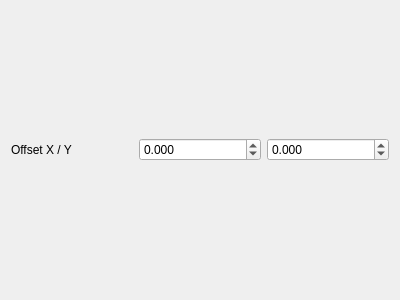
<?xml version="1.0" encoding="UTF-8"?>
<ui version="4.0">
 <class>Form</class>
 <widget class="QWidget" name="Form">
  <property name="geometry">
   <rect>
    <x>0</x>
    <y>0</y>
    <width>400</width>
    <height>300</height>
   </rect>
  </property>
  <property name="windowTitle">
   <string>Form</string>
  </property>
  <layout class="QHBoxLayout" name="horizontalLayout">
   <item>
    <widget class="QLabel" name="label">
     <property name="text">
      <string>Offset X / Y</string>
     </property>
    </widget>
   </item>
   <item>
    <widget class="QDoubleSpinBox" name="spinbox_x">
     <property name="decimals">
      <number>3</number>
     </property>
     <property name="minimum">
      <double>-10000.000000000000000</double>
     </property>
     <property name="maximum">
      <double>10000.000000000000000</double>
     </property>
     <property name="singleStep">
      <double>0.010000000000000</double>
     </property>
    </widget>
   </item>
   <item>
    <widget class="QDoubleSpinBox" name="spinbox_y">
     <property name="decimals">
      <number>3</number>
     </property>
     <property name="minimum">
      <double>-10000.000000000000000</double>
     </property>
     <property name="maximum">
      <double>10000.000000000000000</double>
     </property>
     <property name="singleStep">
      <double>0.010000000000000</double>
     </property>
    </widget>
   </item>
  </layout>
 </widget>
 <resources/>
 <connections/>
</ui>
